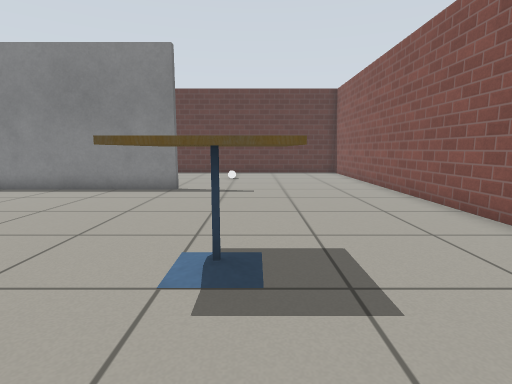
View 1 (above)

13 first-person views from a walk through a Gazebo world. The camera is 0.72 m above the floor, tilts 8° down and sees 80° across. The floor is counted in squares, 0.5 m on a side. Each view is taken from the middle of a square. On the plan, view 1 faces up. The plan holds only what a view shows up to about 14 squares ahead; the rest is blank. The place goes on beyond the plan. Simple patterns stand in for the simulator's built-in surfaces.

View 2
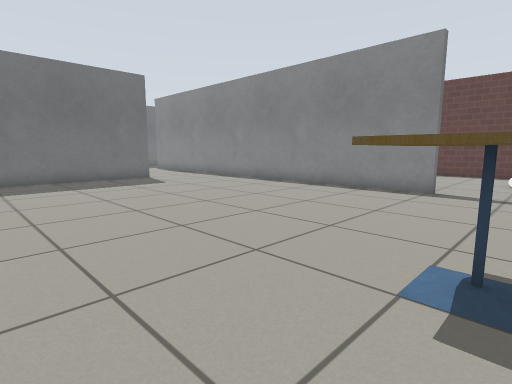

View 3
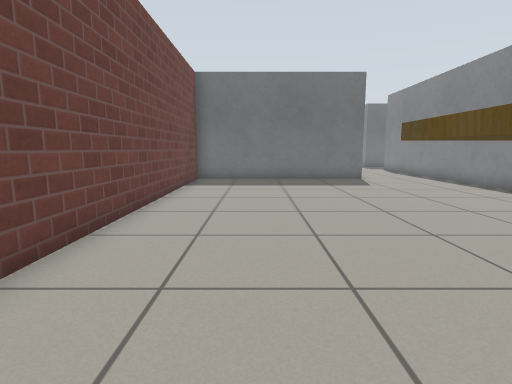

View 4
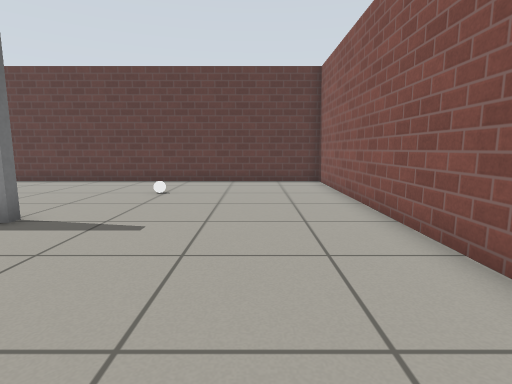

View 5
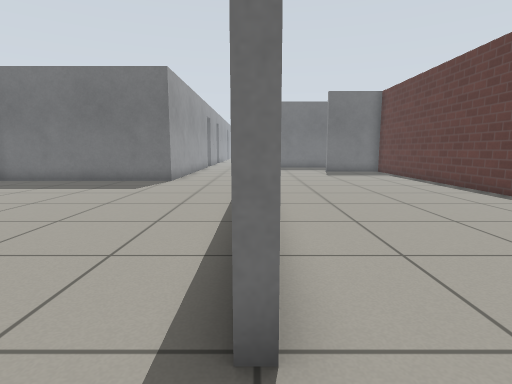

View 6
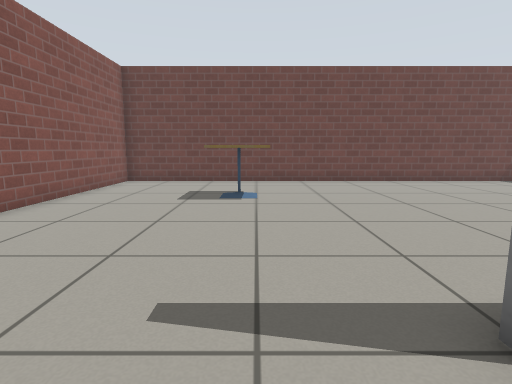

View 7
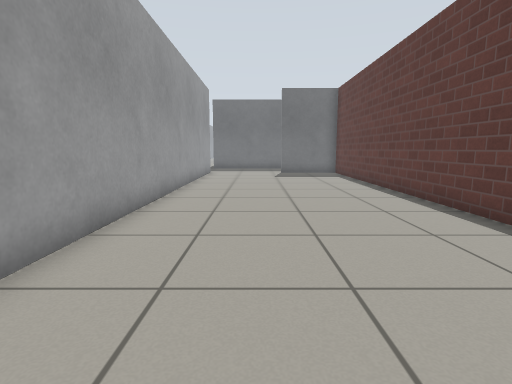

View 8
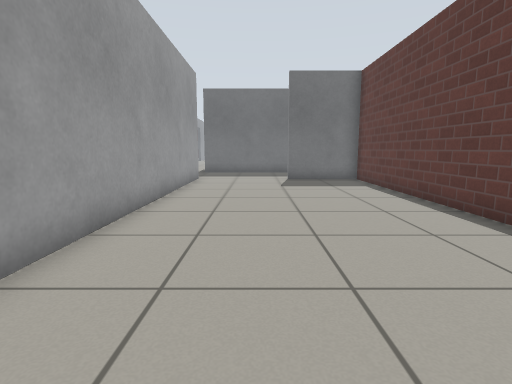

View 9
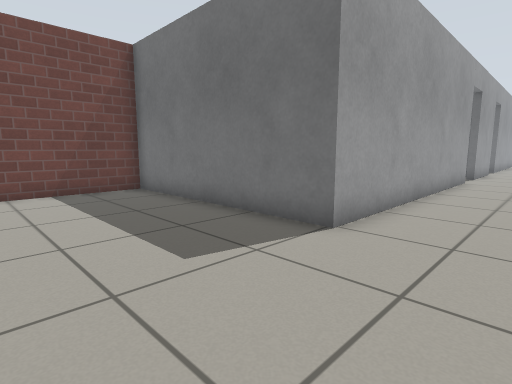

View 10
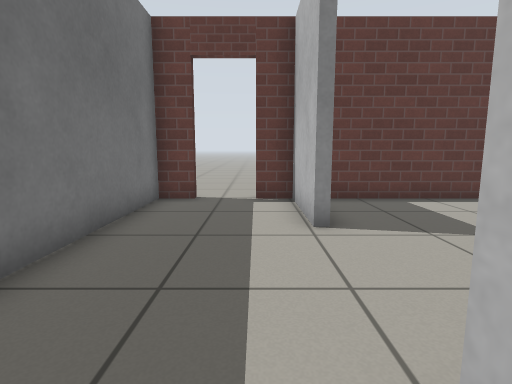

View 11
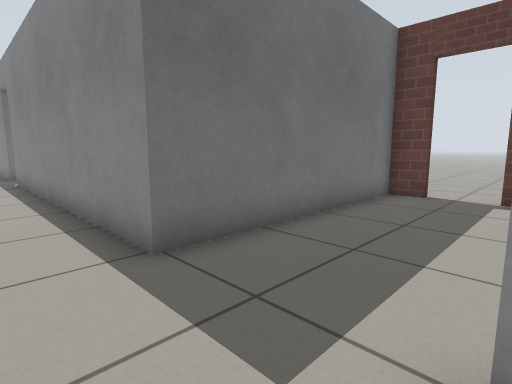

View 12
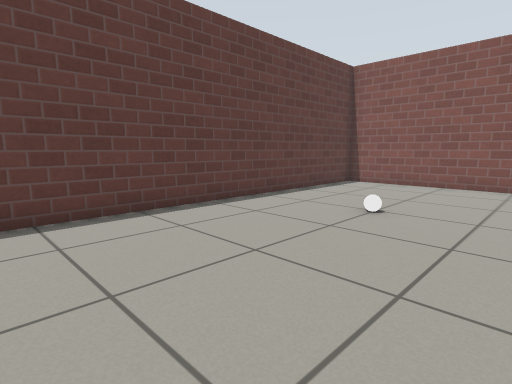

View 13
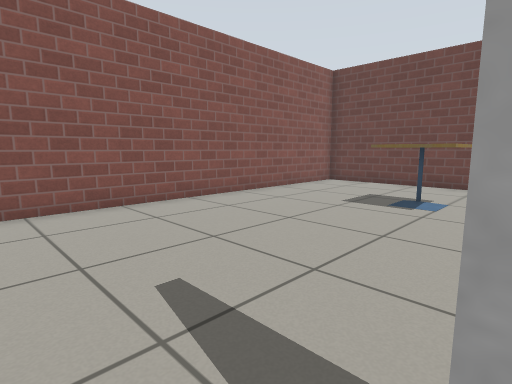

### Floor plan
Points are (right, up) in squares from view 1. A wall is a line through its corners. A room is listed if a view was taken in it or the views show most of it. See-through windows are left out.
Room 1 (views 1, 2, 3, 4, 5, 6, 7, 8, 9, 10, 11, 12, 13)
walls: (-2.8, 11.3) (-2.8, 10.9) (-14.5, 10.9); (-20.4, 11.2) (-5.2, 11.2); (-20.5, 15.5) (-20.9, 15.5); (-24.8, 10.9) (-30.5, 10.9); (-25.5, 7.2) (-14.9, 7.2) (-14.9, -0.8) (4.8, -0.8) (4.8, 18.9) (-20.4, 18.9)
ways out: opening at (-23, 11) to room 2; opening at (-21, 13.5) to room 2; open door at (-26.5, 7)
objects: cafe table (-1, 3) to (0, 4); white ball (-1, 15)
Room 2 (no view inside)
walls: (-20.9, 15.5) (-20.9, 18.9) (-22, 18.9); (-23.8, 18.9) (-24.8, 18.9) (-24.8, 10.9)
ways out: opening at (-23, 11) to room 1; opening at (-21, 13.5) to room 1; open door at (-22.5, 19)

Where each view was taken, in squares from view 1:
view 1: 0 up, 0 right, facing up
view 2: 0 up, 0 right, facing up-left
view 3: 2 up, 0 right, facing left
view 4: 5 up, 2 right, facing up
view 5: 11 up, 1 left, facing left
view 6: 13 up, 1 left, facing down
view 7: 14 up, 2 left, facing left
view 8: 14 up, 6 left, facing left
view 9: 10 up, 10 left, facing down-left
view 10: 10 up, 22 left, facing up
view 11: 9 up, 21 left, facing up-left
view 12: 12 up, 8 left, facing up-right
view 13: 12 up, 3 left, facing down-right
